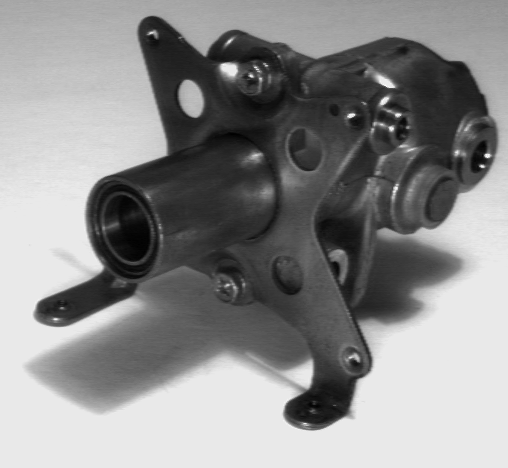
%> input picture CW2/shaft3rec.l.pgm, 508 x 468 px
$ octave test2.m   (GNU Octave 9; MATLAB toolbox functions it lacks are replaced by stand-ins)
%> lines starting %> are read from the running program, lines starting %| are printed output that depends on the picture; in (x1, y1, x2, y2) boxes, pixels count from 0 and x2, y2 are one past the last pixel; in counts of white or black regions, pixels touching at a corner belong together; the program's own positions count from 1
% stereo.m
% A simple script for stereo
%
% G.J. Edwards   gje@sv1.smb.man.ac.uk
%
% Notes for NAT/CJT..... I could make this considerably quicker by vectorizing
% 			the matching completely, but it would be for
%			a beginner to understand.
% 			 You can ignore any concatenation warnings
%			it's just warning you about concatenating
% 			empty vectors.
%			 I could probably fix it, but anyway.

% Load your images here, I've just generated some random data
% -----------------------------------------------------------
%left_image = rand(100,100);
%right_image = rand(100,100);
left_image = imread('shaft3rec.l.pgm');
%> left_image: size 468x508 uint8; min 0, max 251, mean 140.8
right_image = imread('shaft3rec.r.pgm');
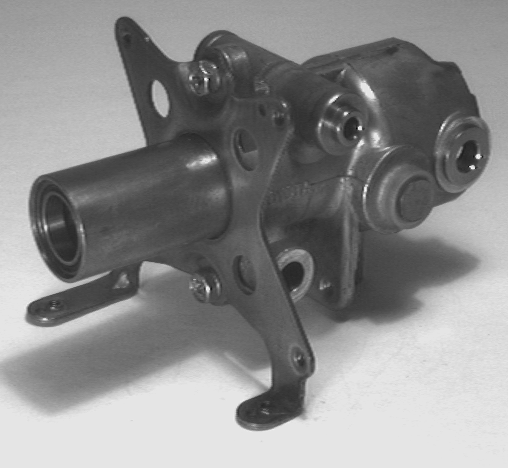
%> input picture CW2/shaft3rec.r.pgm, 508 x 468 px
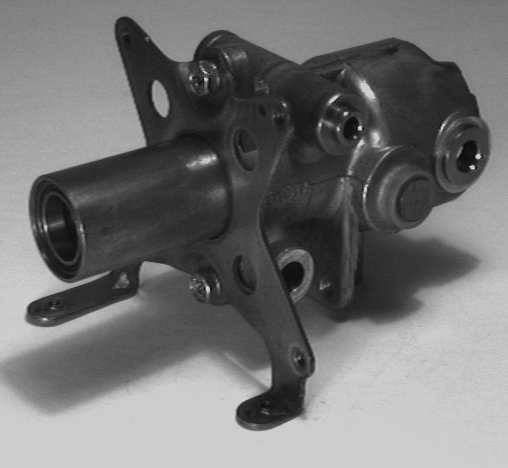
%> right_image: size 468x508 uint8; min 0, max 222, mean 115.4
% Find the edges ( like this for instance, but however you like)
% -------------------------------------------------------------
left_edge_image = edge(left_image,'sobel');
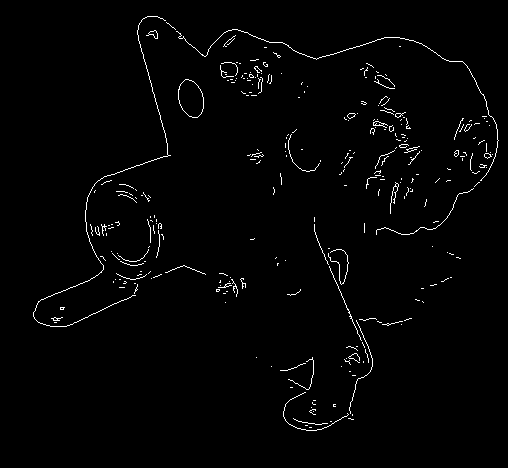
%> left_edge_image: size 468x508 logical; 1.6% white in thin lines or dots, all inside (x1, y1, x2, y2) = (33, 16, 499, 431)
right_edge_image = edge(right_image,'sobel');
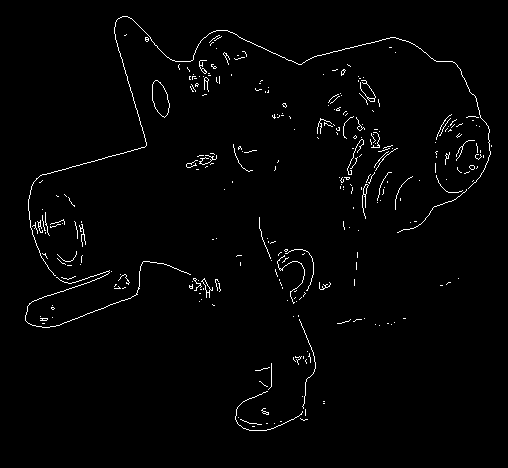
%> right_edge_image: size 468x508 logical; 1.7% white in thin lines or dots, all inside (x1, y1, x2, y2) = (25, 16, 492, 431)

% Display everything
% ------------------
figure(1);
subplot(2,2,1);
imagesc(left_image);
axis image, axis off, colormap gray;
title('Left Image');
subplot(2,2,2);
imagesc(right_image);
axis image, axis off, colormap gray;
title('Right Image');

subplot(2,2,3);
imagesc(left_edge_image);
axis image, axis off, colormap gray;
title('Left Edge Image');
subplot(2,2,4);
imagesc(right_edge_image);
axis image, axis off, colormap gray;
title('Right Edge Image');


% Now do the matching ( a basic understanding of Matlab is needed here )
% -----------------------------------------------------------------------
num_rows = size(left_image,1);
%> num_rows = 468
num_cols = size(right_image,2);
%> num_cols = 508
array_of_disparities = [];

for r = 1:num_rows
	left_edge_pixels = find(left_edge_image(r,:));
	for i = left_edge_pixels
		i1 = find(right_edge_image(r,:));
		disparities = (i1 - i)';
        min_dis = min(abs(disparities));
        idxofmin = find(abs(disparities)==min_dis);
        finalmatch = disparities(idxofmin);
        if (length(finalmatch)>1)
            finalmatch(1)=[];
        end
        input = [i,r, finalmatch];
		%num_matches = size(disparities,1);
		%left_coords = repmat([i,r],num_matches,1);
		array_of_disparities = [array_of_disparities; [i,r, finalmatch] ];
	end
end
%> this loop made 468 passes
%> left_edge_pixels on passes 17 to 19: [148 149 150 151 152 153 154 155 156 157 158], [146 147 159 160], [144 145 161 162 163]
%> after the loop, finalmatch = -50
% Display the table of candidate matches
% --------------------------------------
%array_of_disparities

dis_row =  size(array_of_disparities,1);
%> dis_row = 3763
stereo = [];
k=9000;
focal=17;
pixel=0.011;
for k=1:dis_row
    z=1/((array_of_disparities(k,3))*pixel);
    x = z*(array_of_disparities(k,1)*pixel/focal);
    y= z*(array_of_disparities(k,2)*pixel/focal);
    stereo=[stereo;[x,y,z]];
end
%> this loop made 3763 passes
%> (z, x, y) on passes 3 to 5: (-4.13, -0.401, -0.0455), (-3.95, -0.386, -0.0435), (-3.79, -0.373, -0.0417)

figure(2)
scatter(stereo(:,1),stereo(:,2))
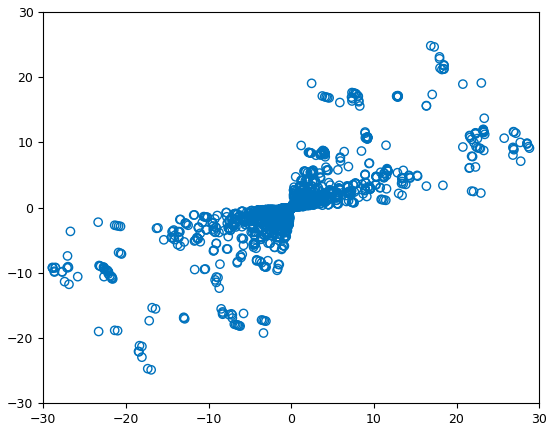
%> figure redrawn from the program's plot data
